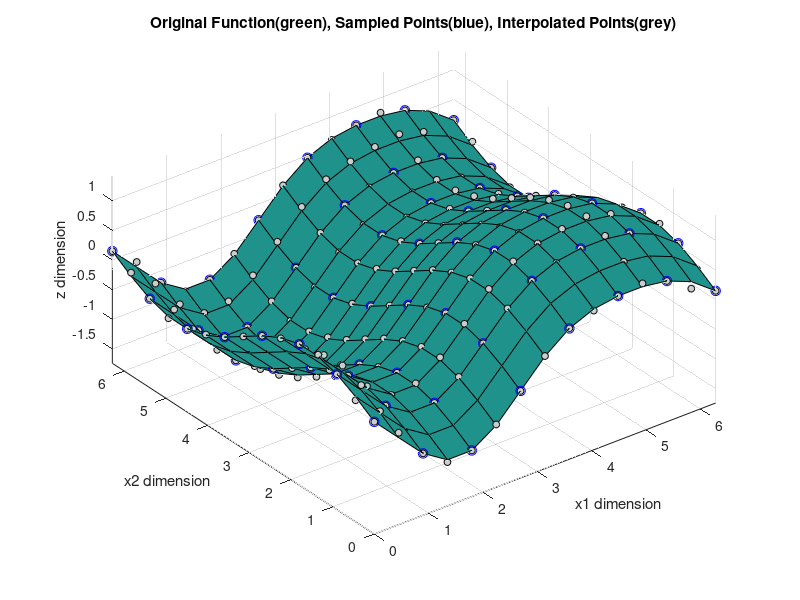

Write MATLAB code to recreate this figure.
close all

% sample times for the function
Nd = 8;

scale = 2;

x_d = linspace(0,2*pi,Nd);

x_d_L = linspace(0,2*pi,Nd*scale-1);

f = @(x1,x2) -.85*sin(x1) + .15*cos(2*x1) + .5*sin(x2);


[X1, X2] = meshgrid(x_d_L,x_d_L);
[X1d, X2d] = meshgrid(x_d,x_d);

Z = f(X1,X2);
Zd = f(X1d, X2d);

% plot the function and the locations which are sampled
figure(1)

C = 0.5*ones(size(Z));

surf(X1,X2,Z,C)

% plot3(X1(:),X2(:),Z(:),...
%     'LineStyle','none',...
%     'Marker','.',...
%     'MarkerEdgeColor','b',...
%     'MarkerSize',5); 

color = hsv(20);

hold on

plot3(X1d(:),X2d(:),Zd(:),...
    'LineStyle','none',...
    'Marker','o',...
    'MarkerEdgeColor','b',...
    'MarkerSize',7); 

xlabel('x1 dimension')
ylabel('x2 dimension')
zlabel('z dimension')
minB = @(v) min(v)-0.2*abs(min(v));
maxB = @(v) max(v)+0.2*abs(max(v));

axis([0 2*pi 0 2*pi minB(Z(:)) maxB(Z(:))])
axis equal

% take the fft
f_d_fft = fft2(Zd);

% zero pad in frequency space

f_Nd_fft = zeros(scale*Nd);
f_Nd_fft(1:0.5*Nd,1:0.5*Nd) = f_d_fft(1:0.5*Nd,1:0.5*Nd);
f_Nd_fft(1:0.5*Nd,end-0.5*Nd+1:end) = f_d_fft(1:0.5*Nd,0.5*Nd+1:end);
f_Nd_fft(end-0.5*Nd+1:end,1:0.5*Nd) = f_d_fft(0.5*Nd+1:end,1:0.5*Nd);
f_Nd_fft(end-0.5*Nd+1:end,end-0.5*Nd+1:end) = f_d_fft(0.5*Nd+1:end,0.5*Nd+1:end);

% perform the ifft

f_Nd_ifft = ifft2(f_Nd_fft);

% scale the amplitudes accordingly

Z_Nd = f_Nd_ifft * scale^2;

% plot the interpolated values

figure(1)

[X1d_r, X2d_r] = meshgrid(x_d_L,x_d_L);

Z_Nd_r = Z_Nd(1:end-1,1:end-1);

plot3(X1d_r(:),X2d_r(:),real(Z_Nd_r(:)),...
    'LineStyle','none',...
    'Marker','o',...
    'MarkerEdgeColor','k',...
    'MarkerFaceColor',[0.8,0.8,0.8],...
    'MarkerSize',5); 

title('Original Function(green), Sampled Points(blue), Interpolated Points(grey)')

